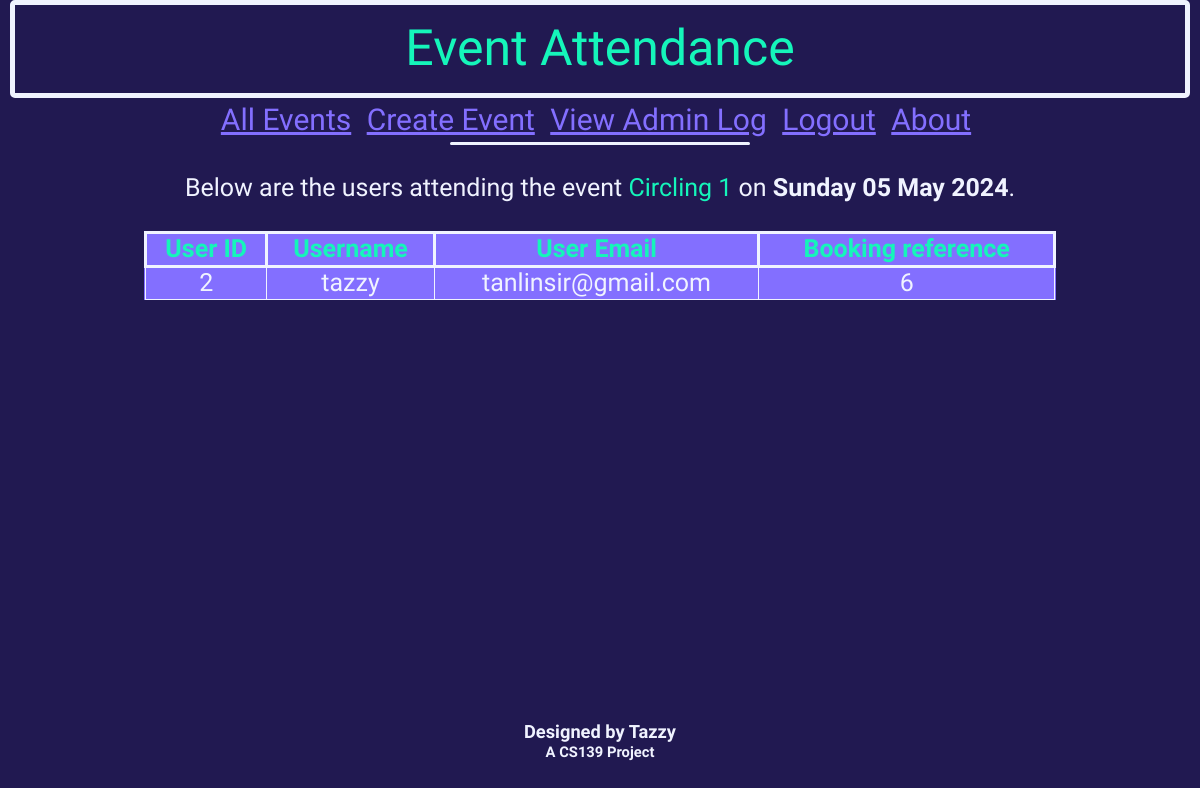
The page /viewEventAttendees?eventid=4 (signed in) on the database as committed earlier.
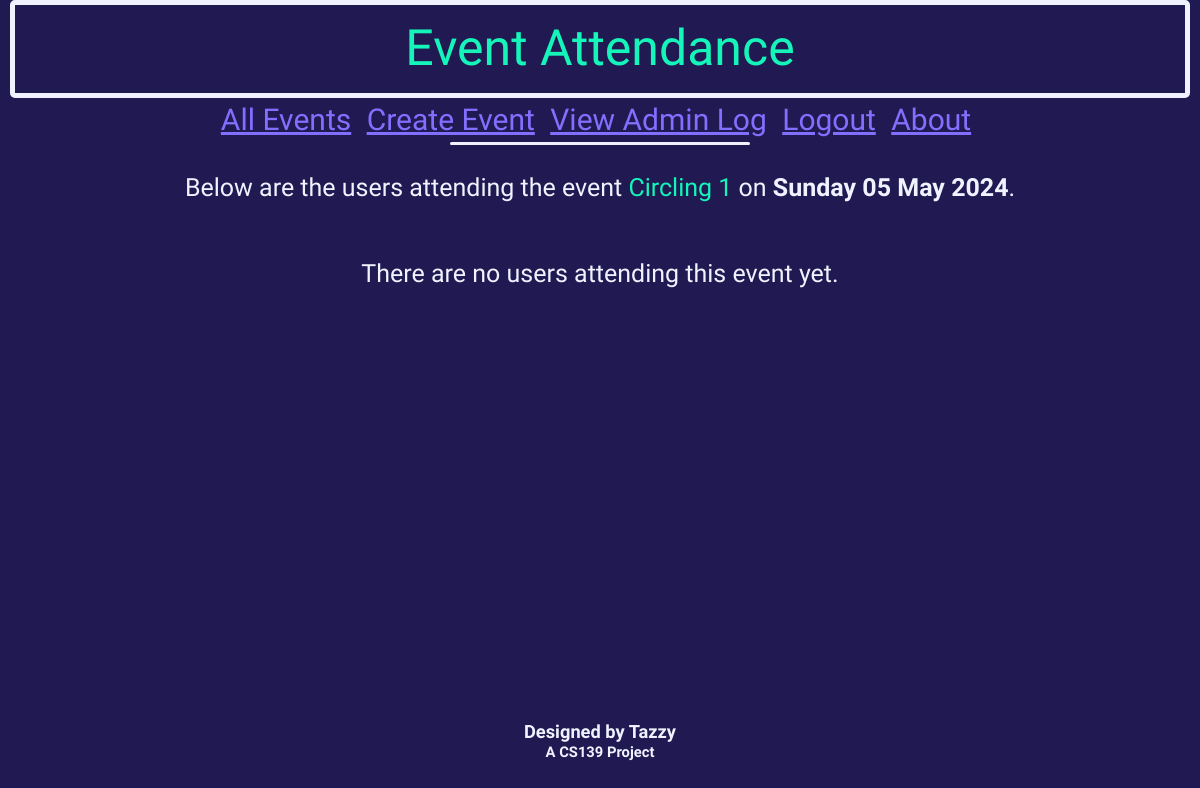
The same page on the database as committed later.
### db_definition.py (models this page shows, shortened)
class User(UserMixin, db.Model):
    __tablename__ = "users"
    userClass = db.Column(db.String(10))
    user_id = db.Column(db.Integer, primary_key = True)
    username = db.Column(db.String(20), unique = True)
    email = db.Column(db.Text(), unique = True)
    hashedPass = db.Column(db.Text())

### eventbyte.py (the view)
@app.route('/viewEventAttendees')
def viewEventAttendees():
    if not current_user.is_authenticated or current_user.userClass != "super":
        flash("Only accessible to admins.")
        return redirect('/')
    eventID = request.args.get("eventid") or None
    if not eventID:
        return redirect('/')
    attendees = db.session.query(User, Ticket.booking_ref).join(Ticket, User.user_id == Ticket.user_id).where(Ticket.event_id == eventID).where(Ticket.status != "Cancelled")
    return render_template("attendeeList.html", attendees=attendees, event=Event.query.filter_by(event_id=eventID).first())

### eventbyte.py (called while the page is built)
@loginManager.user_loader
def loadUser(user_id):
    return User.query.get(int(user_id))

### templates/attendeeList.html
{% extends 'base.html' %}
{% block heading %}
    <div class="title subtitle">
        Event Attendance
    </div>
{% endblock %}
{% block content %}
    <div class="loginFlashes">
        <br>
        Below are the users attending the event <span class="titleRef" style="font-size: 25px;">{{event.name}}</span> on <strong>{{ event.dateTime.strftime('%A') }} {{ event.dateTime.strftime('%d') }} {{ event.dateTime.strftime('%b') }} {{ event.dateTime.strftime('%Y') }}</strong>.
        <br><br>
    </div>
    {% if not attendees.first() %}
        <div class="loginFlashes">
            <br>
            There are no users attending this event yet.
        </div>
    {% else %}
        <div id="attendeeTableContainer">
            <table id="attendeeTable">
                <tr>
                    <th>User ID</th>
                    <th>Username</th>
                    <th>User Email</th>
                    <th>Booking reference</th>
                </tr>
                {% for row in attendees %}
                    <tr>
                        <td>{{ row.User.user_id }}</td>
                        <td>{{ row.User.username }}</td>
                        <td>{{ row.User.email }}</td>
                        <td>{{ row.booking_ref }}</td>
                    </tr>
                {% endfor %}
            </table>
        </div>
    {% endif %}
{% endblock %}

Rows that differ between the two databases and show on the page:
no longer on this page (row edited): User: User.user_id "2", User.username "tazzy", User.email "tanlinsir@gmail.com", booking_ref "6"
Other text that changed with them:
text no longer shown: "User ID Username User Email Booking reference"
text now shown: "There are no users attending this event yet."
